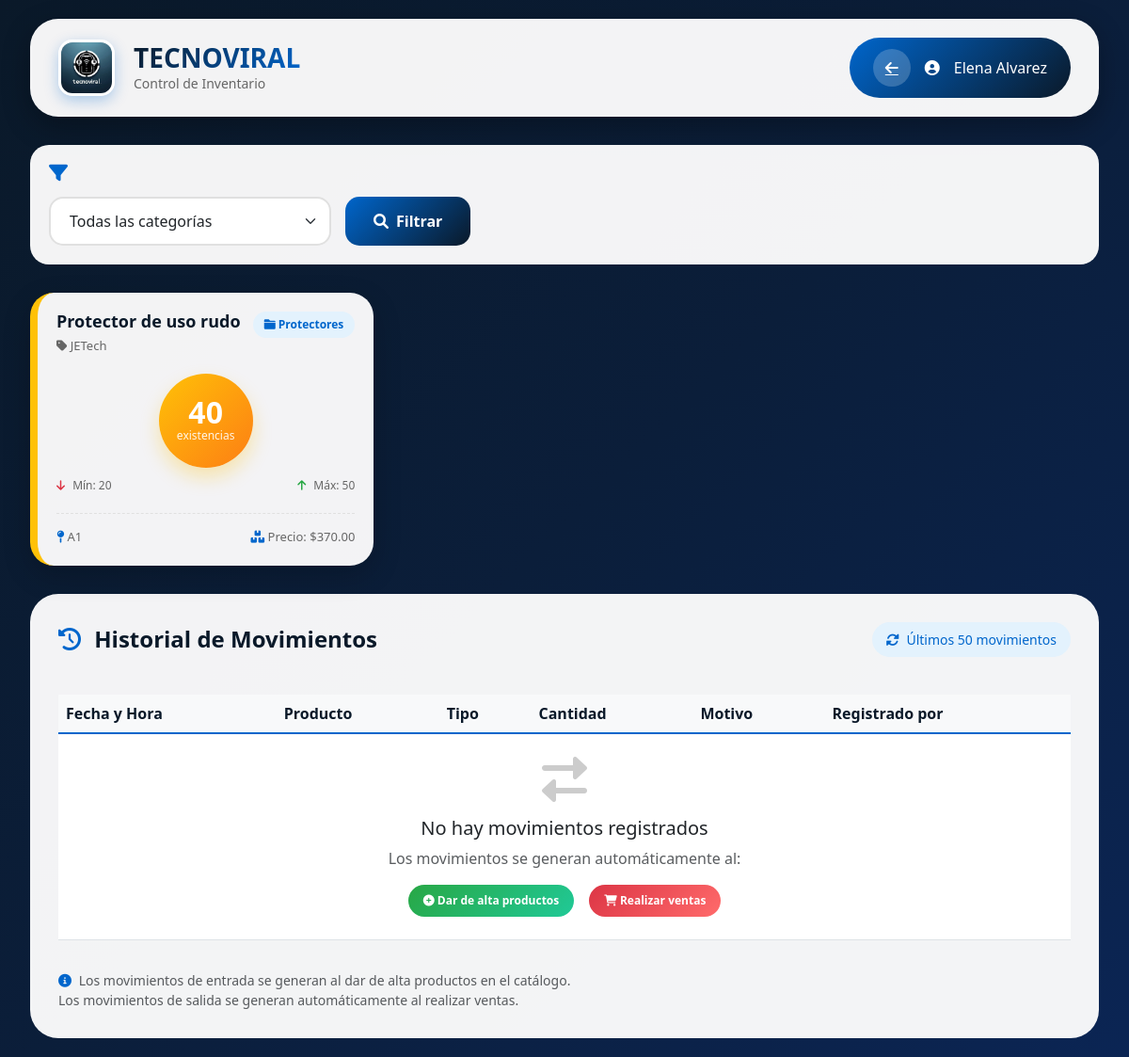
Page /electronica_bd/inventario.php (signed in) on the committed database.
### tables this page shows
CREATE TABLE `productos` (
  `id` int(11) NOT NULL,
  `nombre` varchar(200) NOT NULL,
  `descripcion` text DEFAULT NULL,
  `id_categoria` int(11) DEFAULT NULL,
  `marca` varchar(100) NOT NULL,
  `precio` decimal(10,2) NOT NULL,
  `stock` int(11) NOT NULL DEFAULT 0,
  `stock_minimo` int(11) DEFAULT 5,
  `stock_maximo` int(11) DEFAULT 100,
  `ubicacion` varchar(50) DEFAULT NULL,
  `fecha_registro` timestamp NOT NULL DEFAULT current_timestamp(),
  `activo` tinyint(1) DEFAULT 1
);

CREATE TABLE `categorias` (
  `id` int(11) NOT NULL,
  `nombre` varchar(100) NOT NULL,
  `descripcion` text DEFAULT NULL,
  `fecha_creacion` timestamp NOT NULL DEFAULT current_timestamp()
);

### electronica_bd/inventario.php (the view, shortened to what this page needs)
<?php
require_once 'conexion.php';
$user_nombre = $_SESSION['user_nombre'];
$categoria_filtro = isset($_GET['categoria']) ? intval($_GET['categoria']) : 0;
if ($categoria_filtro > 0) {
    $query_productos = "SELECT p.*, c.nombre as categoria_nombre
                        FROM productos p
                        LEFT JOIN categorias c ON p.id_categoria = c.id
                        WHERE p.activo = 1 AND p.id_categoria = $categoria_filtro
                        ORDER BY p.stock ASC";
} else {
    $query_productos = "SELECT p.*, c.nombre as categoria_nombre
                        FROM productos p
                        LEFT JOIN categorias c ON p.id_categoria = c.id
                        WHERE p.activo = 1
                        ORDER BY
                            CASE
                                WHEN p.stock <= p.stock_minimo THEN 0
                                ELSE 1
                            END,
                            p.stock ASC";
}
$result_productos = mysqli_query($conn, $query_productos);
$query_movimientos = "SELECT m.*, p.nombre as producto_nombre, u.nombre as usuario_nombre
                      FROM movimientos_inventario m
                      JOIN productos p ON m.id_producto = p.id
                      JOIN usuarios u ON m.id_usuario = u.id
                      ORDER BY m.fecha_movimiento DESC
                      LIMIT 50";
$result_movimientos = mysqli_query($conn, $query_movimientos);
?>
<!DOCTYPE html>
<html lang="es">
<head>
    <link href="https://cdn.jsdelivr.net/npm/bootstrap@5.3.0/dist/css/bootstrap.min.css" rel="stylesheet">
    <link rel="stylesheet" href="https://cdnjs.cloudflare.com/ajax/libs/font-awesome/6.0.0/css/all.min.css">
</head>
<body>
    <div class="container-fluid">
        <div class="header">
            <div class="logo-area">
                <img src="imagenes/logoe.jpeg" alt="TecnoViral" class="logo-mini" onerror="this.src='https://via.placeholder.com/60x60?text=TV'">
                <div class="titulo">
                    <h1>TECNOVIRAL</h1>
                    <p>Control de Inventario</p>
                </div>
            </div>
            <div class="user-info">
                <a href="menu_principal.php" class="btn-back">
                    <i class="fas fa-arrow-left"></i>
                </a>
                <i class="fas fa-user-circle"></i>
                <span><?php echo htmlspecialchars($user_nombre); ?></span>
            </div>
        </div>
        <div class="filtros-card">
            <i class="fas fa-filter" style="color: #0066cc; font-size: 20px;"></i>
            <form method="GET" action="" style="display: flex; gap: 15px; flex-wrap: wrap; width: 100%;">
                <select name="categoria" class="form-select" style="max-width: 300px;">
                    <option value="0">Todas las categorías</option>
                </select>
                <button type="submit" class="btn-filtrar">
                    <i class="fas fa-search me-2"></i>Filtrar
                </button>
            </form>
        </div>
        <div class="inventario-grid" id="productos-bajos">
            <?php if (mysqli_num_rows($result_productos) > 0): ?>
                <?php while ($producto = mysqli_fetch_assoc($result_productos)):
                    $stock_class = '';
                    if ($producto['stock'] <= $producto['stock_minimo']) {
                        $stock_class = 'stock-bajo';
                    } elseif ($producto['stock'] <= $producto['stock_minimo'] * 2) {
                        $stock_class = 'stock-medio';
                    }
                ?>
                    <div class="producto-card <?php echo $stock_class; ?>">
                        <div class="producto-header">
                            <div class="producto-nombre">
                                <h3><?php echo htmlspecialchars($producto['nombre']); ?></h3>
                                <p><i class="fas fa-tag"></i> <?php echo htmlspecialchars($producto['marca']); ?></p>
                            </div>
                            <span class="producto-categoria">
                                <i class="fas fa-folder"></i> <?php echo $producto['categoria_nombre']; ?>
                            </span>
                        </div>
                        <div class="producto-stock">
                            <div class="stock-circle">
                                <span class="numero"><?php echo $producto['stock']; ?></span>
                                <span class="texto">existencias</span>
                            </div>
                            <div class="stock-minmax">
                                <span><i class="fas fa-arrow-down" style="color: #dc3545;"></i> Mín: <?php echo $producto['stock_minimo']; ?></span>
                                <span><i class="fas fa-arrow-up" style="color: #28a745;"></i> Máx: <?php echo $producto['stock_maximo']; ?></span>
                            </div>
                        </div>
                        <div class="info-ubicacion">
                            <span><i class="fas fa-map-pin"></i> <?php echo $producto['ubicacion'] ?: 'Sin ubicación'; ?></span>
                            <span><i class="fas fa-boxes"></i> Precio: $<?php echo number_format($producto['precio'], 2); ?></span>
                        </div>
                    </div>
                <?php endwhile; ?>
            <?php endif; ?>
        </div>
        <div class="movimientos-card">
            <div class="movimientos-title">
                <h3>
                    <i class="fas fa-history me-2" style="color: #0066cc;"></i>
                    Historial de Movimientos
                </h3>
                <span class="badge-info">
                    <i class="fas fa-sync-alt me-1"></i> Últimos 50 movimientos
                </span>
            </div>
            <div class="table-responsive">
                <table class="table movimientos-table">
                    <thead>
                        <tr>
                            <th>Fecha y Hora</th>
                            <th>Producto</th>
                            <th>Tipo</th>
                            <th>Cantidad</th>
                            <th>Motivo</th>
                            <th>Registrado por</th>
                        </tr>
                    </thead>
                    <tbody>
                        <?php if (mysqli_num_rows($result_movimientos) > 0): ?>
                            <?php while ($mov = mysqli_fetch_assoc($result_movimientos)): ?>
                                <tr>
                                    <td><?php echo date('d/m/Y H:i', strtotime($mov['fecha_movimiento'])); ?></td>
                                    <td><strong><?php echo htmlspecialchars($mov['producto_nombre']); ?></strong></td>
                                    <td>
                                        <?php if ($mov['tipo_movimiento'] == 'entrada'): ?>
                                            <span class="badge-entrada">
                                                <i class="fas fa-arrow-up"></i> ENTRADA
                                            </span>
                                        <?php elseif ($mov['tipo_movimiento'] == 'salida'): ?>
                                            <span class="badge-salida">
                                                <i class="fas fa-arrow-down"></i> SALIDA
                                            </span>
                                        <?php else: ?>
                                            <span class="badge-ajuste">
                                                <i class="fas fa-adjust"></i> AJUSTE
                                            </span>
                                        <?php endif; ?>
                                    </td>
                                    <td><strong><?php echo $mov['cantidad']; ?> pz</strong></td>
                                    <td><?php echo htmlspecialchars($mov['motivo']); ?></td>
                                    <td>
                                        <i class="fas fa-user-circle" style="color: #0066cc;"></i>
                                        <?php echo htmlspecialchars($mov['usuario_nombre']); ?>
                                    </td>
                                </tr>
                            <?php endwhile; ?>
                        <?php else: ?>
                            <tr>
                                <td colspan="6" class="text-center py-4">
                                    <i class="fas fa-exchange-alt fa-3x mb-3" style="color: #ccc;"></i>
                                    <h5>No hay movimientos registrados</h5>
                                    <p class="text-muted">Los movimientos se generan automáticamente al:</p>
                                    <div class="d-flex justify-content-center gap-3 mt-2">
                                        <span class="badge-entrada px-3 py-2">
                                            <i class="fas fa-plus-circle"></i> Dar de alta productos
                                        </span>
                                        <span class="badge-salida px-3 py-2">
                                            <i class="fas fa-shopping-cart"></i> Realizar ventas
                                        </span>
                                    </div>
                                </td>
                            </tr>
                        <?php endif; ?>
                    </tbody>
                </table>
            </div>
            <div class="mt-3 text-muted small">
                <i class="fas fa-info-circle me-1" style="color: #0066cc;"></i>
                Los movimientos de entrada se generan al dar de alta productos en el catálogo.<br>
                Los movimientos de salida se generan automáticamente al realizar ventas.
            </div>
        </div>
    </div>
</body>
</html>

### rows in the picture
productos: nombre "Protector de uso rudo", marca "JETech", id_categoria.nombre "Protectores", stock "40", stock_minimo "20", stock_maximo "50", ubicacion "A1", precio "370.00"

### other values in the picture
$user_nombre "Elena Alvarez"
